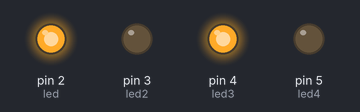
Bench run of a sketch on a simulated Arduino Uno, built with avr-gcc and run on an emulated ATmega328P. Shown: output pins drawn as LEDs (lit = HIGH).

Above: at 0.5 s.
At 3.5 s:
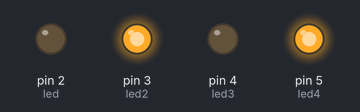
Timing chart, 0 to 4.6 s (numbered marks = the images above):
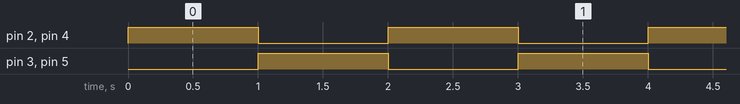

The sketch:

4_LEDS.ino
```cpp
#define led  2
#define led2  3
#define led3  4
#define led4  5

void setup()
{
  pinMode(led, OUTPUT);
  pinMode(led2, OUTPUT);
  pinMode(led3, OUTPUT);
  pinMode(led4, OUTPUT);
}

void loop()
{
  digitalWrite(led, HIGH);
  digitalWrite(led3, HIGH);
  delay(1000);

  digitalWrite(led, LOW);
  digitalWrite(led3, LOW);
  digitalWrite(led2, HIGH);
  digitalWrite(led4, HIGH);
  delay(1000);

  digitalWrite(led2, LOW);
  digitalWrite(led4, LOW);

}
```

Measured:
- by itself, pin 2 (led), pin 3 (led2), pin 4 (led3), pin 5 (led4): alternates HIGH for 1.0 s and LOW for 1.0 s
- by itself, everything shown: repeats every 2.0 s, in 3 steps
